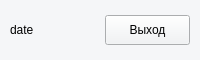
     <widget class="QWidget" name="widget" native="true">
      <property name="minimumSize">
       <size>
        <width>0</width>
        <height>40</height>
       </size>
      </property>
      <property name="maximumSize">
       <size>
        <width>16777215</width>
        <height>60</height>
       </size>
      </property>
      <property name="styleSheet">
       <string notr="true">background: #F5F6F8;</string>
      </property>
      <layout class="QHBoxLayout" name="horizontalLayout_2">
       <property name="spacing">
        <number>0</number>
       </property>
       <property name="leftMargin">
        <number>10</number>
       </property>
       <property name="topMargin">
        <number>10</number>
       </property>
       <property name="rightMargin">
        <number>10</number>
       </property>
       <property name="bottomMargin">
        <number>10</number>
       </property>
       <item>
        <widget class="QLabel" name="lblDate">
         <property name="text">
          <string>date</string>
         </property>
        </widget>
       </item>
       <item>
        <widget class="QWidget" name="widget_4" native="true">
         <layout class="QVBoxLayout" name="verticalLayout_5">
          <property name="spacing">
           <number>5</number>
          </property>
          <property name="leftMargin">
           <number>0</number>
          </property>
          <property name="topMargin">
           <number>0</number>
          </property>
          <property name="rightMargin">
           <number>0</number>
          </property>
          <property name="bottomMargin">
           <number>0</number>
          </property>
         </layout>
        </widget>
       </item>
       <item>
        <spacer name="horizontalSpacer">
         <property name="orientation">
          <enum>Qt::Orientation::Horizontal</enum>
         </property>
         <property name="sizeHint" stdset="0">
          <size>
           <width>40</width>
           <height>20</height>
          </size>
         </property>
        </spacer>
       </item>
       <item>
        <widget class="QPushButton" name="btnExit">
         <property name="minimumSize">
          <size>
           <width>85</width>
           <height>30</height>
          </size>
         </property>
         <property name="styleSheet">
          <string notr="true">QPushButton {
	background: #F0F2F5;

}

QPushButton:pressed {
	background: #D5DAE0;

}</string>
         </property>
         <property name="text">
          <string>Выход</string>
         </property>
        </widget>
       </item>
      </layout>
     </widget>
